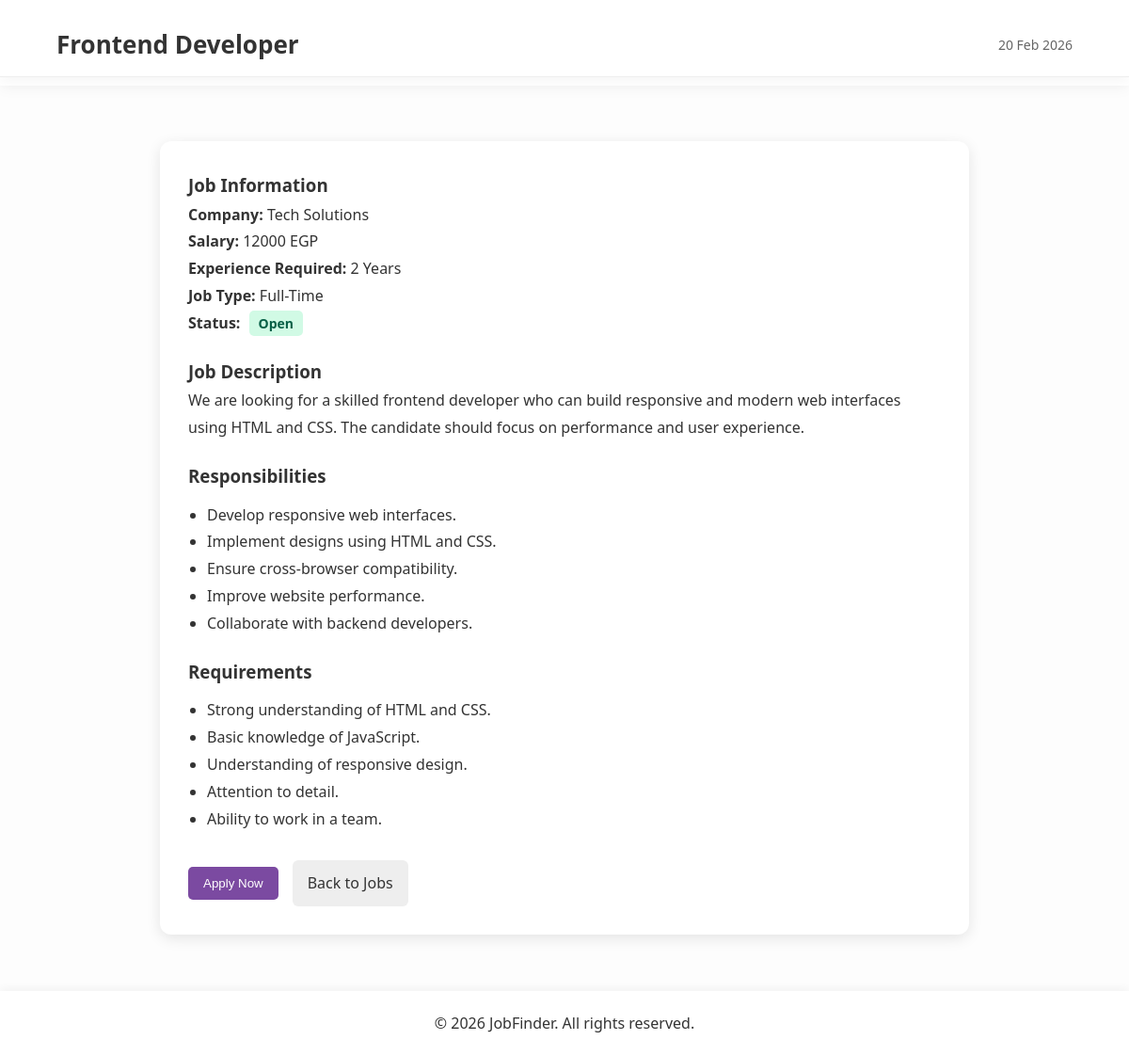
The app's page /jobs/2/ with its own data.
### jobs/models.py (models this page shows, shortened)
class Job(models.Model):
    name = models.CharField(max_length=100)
    company = models.CharField(max_length=100)
    salary = models.IntegerField()
    experience = models.IntegerField()
    job_type = models.CharField(max_length=50)
    status = models.CharField(max_length=20)
    description = models.TextField()
    responsibilities = models.TextField()
    requirements = models.TextField()
    posted_date = models.DateField()

### jobs/views.py (the view)
# urls.py: path('<int:id>/', views.job_details, name='job_details'),
def job_details(request, id):
    job = get_object_or_404(Job, id=id)
    return render(
        request,
        'page/job_details.html',
        {'job': job}
    )

### page/templates/page/job_details.html (shortened to what this page needs)
{% load static %}
<!DOCTYPE html>
<html lang="en">
<head>
    <link rel="stylesheet"
          href="/static/cssFiles/jobs.css">
</head>
<body>
<header>
    <div>
        <h1 class="logo">
            Job<span>Finder</span>
        </h1>
    </div>
    <nav class="nav-bar"
         id="nav-menu">
        <ul>
            <li>
                <a href="/">Home</a>
            </li>
            <li>
                <a href="/jobs/">Find Jobs</a>
            </li>
            <li>
                <a href="#">Applied Jobs</a>
            </li>
            <li>
                <a href="/">
                    <button>
                    </button>
                </a>
            </li>
        </ul>
    </nav>
</header>
<section class="job-details-container">
<article class="job-details-card">
    <header class="job-header">
        <h2>
            {{ job.name }}
        </h2>
        <p class="posted-date">
            {{ job.posted_date|date:"d M Y" }}
        </p>
    </header>
    <section class="job-info-section">
        <h3>
            Job Information
        </h3>
        <div class="job-meta">
            <p>
                <strong>Company:</strong>
                {{ job.company }}
            </p>
            <p>
                <strong>Salary:</strong>
                {{ job.salary }} EGP
            </p>
            <p>
                <strong>Experience Required:</strong>
                {{ job.experience }} Years
            </p>
            <p>
                <strong>Job Type:</strong>
                {{ job.job_type }}
            </p>
            <p>
                <strong>Status:</strong>
                <span class="status {{ job.status|lower }}">
                    {{ job.status }}
                </span>
            </p>
        </div>
    </section>
    <section class="job-description-section">
        <h3>
            Job Description
        </h3>
        <p>
            {{ job.description }}
        </p>
    </section>
    <section class="job-section">
        <h3>
            Responsibilities
        </h3>
   <ul>
{% for line in job.responsibilities.splitlines %}
<li>
{{ line }}
</li>
{% endfor %}
</ul>
    </section>
    <section class="job-section">
        <h3>
            Requirements
        </h3>
<ul>
{% for line in job.requirements.splitlines %}
<li>
{{ line }}
</li>
{% endfor %}
</ul>
    </section>
    <section class="apply-section">
        <button class="btn-primary">
            Apply Now
        </button>
        <a href="/jobs/"
           class="back-btn">
            Back to Jobs
        </a>
    </section>
</article>
</section>
<footer>
    &copy; 2026 JobFinder.
    All rights reserved.
</footer>
</body>
</html>

### static/cssFiles/jobs.css (style rules this page uses)
* { margin:0; padding:0; box-sizing:border-box; }
html { scroll-behavior:smooth; scroll-padding-top:100px; }
body { font-family:'Segoe UI',Tahoma,Geneva,Verdana,sans-serif; line-height:1.8; color:#333; background-color:#fdfdfd; padding-top:90px; display:flex; flex-direction:column; min-height:100vh; }
header { display:flex; justify-content:space-between; align-items:center; padding:1.5rem 5%; background-color:#fff; box-shadow:0 2px 15px rgba(0,0,0,0.05); position:fixed; top:0; left:0; width:100%; z-index:1000; }
.logo { color:#333; font-size:24px; font-weight:bold; }
.logo span { color:#7b4aa1; }
.nav-bar ul { display:flex; gap:2.5rem; list-style:none; }
.nav-bar a { text-decoration:none; color:#333; font-weight:600; transition:color 0.3s ease; }
footer { text-align:center; padding:20px; background-color:#fff; width:100%; box-shadow:0 -2px 10px rgba(0,0,0,0.05); margin-top:auto; }
button { padding:10px 16px; border:none; background-color:#7b4aa1; color:white; border-radius:5px; cursor:pointer; transition:0.3s; }
.status { padding:4px 10px; border-radius:5px; font-size:14px; font-weight:bold; margin-left:5px; }
.status.open { background-color:#d1fae5; color:#065f46; }
.job-details-container { max-width:900px; margin:40px auto; padding:20px; }
.job-details-card { background:white; padding:30px; border-radius:12px; box-shadow:0 4px 15px rgba(0,0,0,0.1); }
.job-header { display:flex; justify-content:space-between; align-items:center; margin-bottom:25px; border-bottom:1px solid #eee; padding-bottom:10px; }
.job-header h2 { font-size:26px; }
.posted-date { color:#666; font-size:14px; }
.job-info-section { margin-bottom:20px; }
.job-section { margin-top:20px; }
.job-section ul { margin-left:20px; margin-top:10px; }
.apply-section { margin-top:30px; display:flex; gap:15px; align-items:center; }
.back-btn { text-decoration:none; padding:10px 16px; background:#eee; border-radius:6px; color:#333; }

### records on screen
Job: name "Frontend Developer", posted_date "20 Feb 2026", company "Tech Solutions", salary "12000", experience "2", job_type "Full-Time", status "Open", description "We are looking for a skilled frontend developer who can build responsive and modern web interfaces using HTML and CSS. The candidate should focus on performance and user experience."

### other values on screen
{{ line }} "Develop responsive web interfaces." "Implement designs using HTML and CSS." "Ensure cross-browser compatibility." "Improve website performance." "Collaborate with backend developers."
{{ line }} "Strong understanding of HTML and CSS." "Basic knowledge of JavaScript." "Understanding of responsive design." "Attention to detail." "Ability to work in a team."
